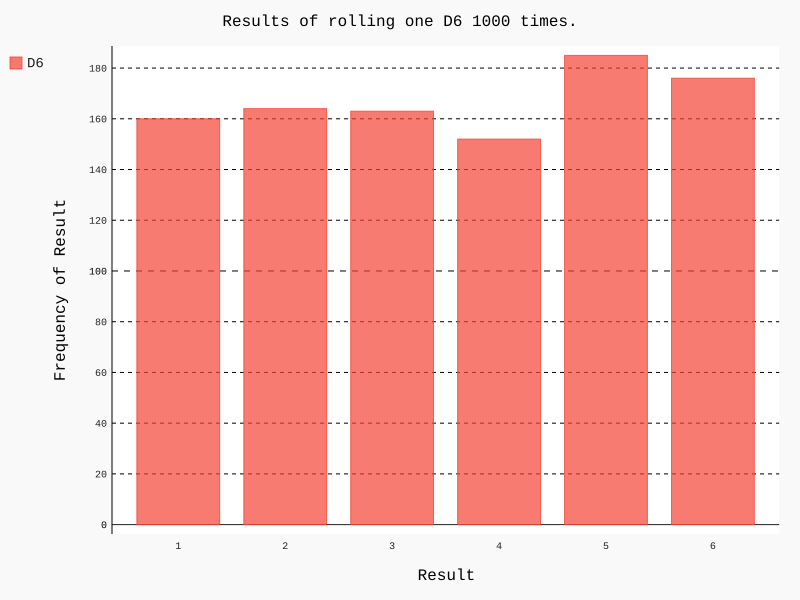

Here is the Python script that generated this plot:
from die import Die
import pygal

# Создание кубика D6.
die = Die()

# Моделироваение бросков с сохранением результатов в списке.
results = []
for roll_num in range(1000):
    result = die.roll()
    results.append(result)

# Анализ результатов.
frequencies = []
for value in range(1, die.num_sides+1):
    frequency = results.count(value)
    frequencies.append(frequency)

# Визуализация результатов
hist = pygal.Bar()

hist.title = "Results of rolling one D6 1000 times."
hist.x_labels = ['1', '2', '3', '4', '5', '6']
hist.x_title = "Result"
hist.y_title = "Frequency of Result"

hist.add('D6', frequencies)
hist.render_to_file('die_visual.svg')
